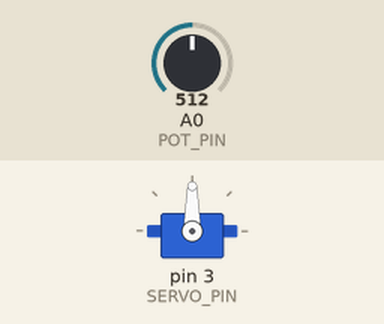
A sketch run on a simulated Arduino Uno, built with avr-gcc and run on an emulated ATmega328P. Parts: servo. The inputs (shaded band) are chosen by the test bench; at power-on: A0 (POT_PIN) = 512.

Above: at 1.2 s.
1.3 s: A0 (POT_PIN) set to 716
At 1.6 s:
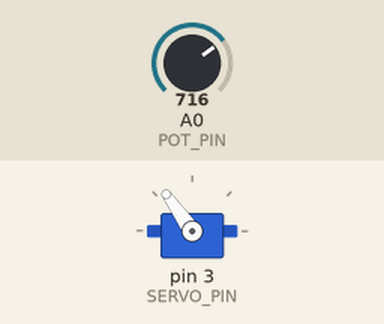
2.8 s: A0 (POT_PIN) set to 900
At 3.8 s:
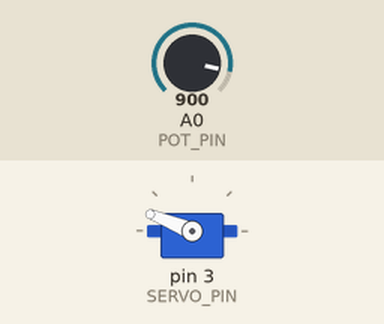
4.3 s: A0 (POT_PIN) set to 1023
At 5.2 s:
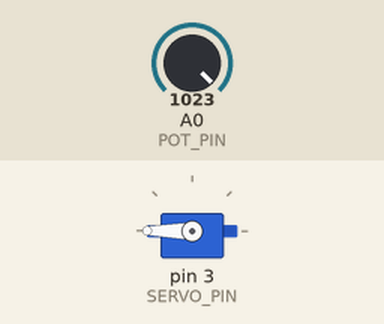
5.8 s: A0 (POT_PIN) set to 306
At 6.1 s:
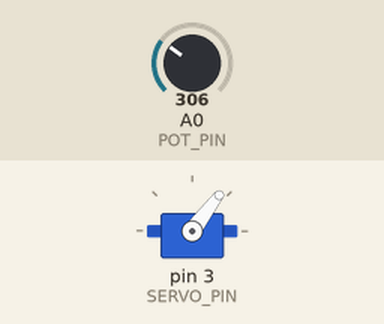
7.3 s: A0 (POT_PIN) set to 122
At 8.7 s:
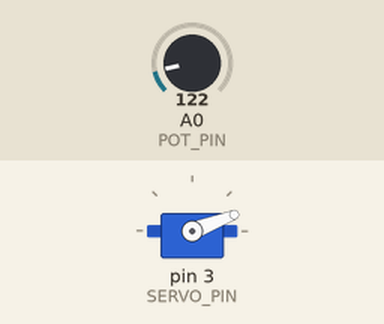
Timing chart, 0 to 9.8 s (numbered marks = the images above; inputs shaded):
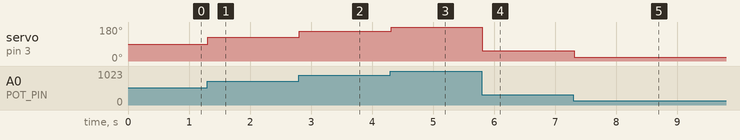

Measured:
- after the input at 1.3 s, servo on pin 3 (SERVO_PIN): 90° → 125° at once
- after the input at 2.8 s, servo on pin 3 (SERVO_PIN): 125° → 158° at once
- after the input at 4.3 s, servo on pin 3 (SERVO_PIN): 158° → 180° at once
- after the input at 5.8 s, servo on pin 3 (SERVO_PIN): 180° → 53° at once
- after the input at 7.3 s, servo on pin 3 (SERVO_PIN): 53° → 21° at once

The sketch:

06.servoMotor.ino
```cpp
/*
  Author: Andrew Yong Ly

  Learning Intention:
  The students will connect and control a positional servo motor with the Servo library.

  Success Criteria:
    1.  I understand how to connect the servo motor (Grove connector, signal on D3)
    2.  I can manually write different degrees of movement to the servo
    3.  I can map a potentiometer to a servo and control its movement
    4.  I understand the servo's angle is set by the width of each timed pulse
        sent from the microcontroller (the Servo library handles this)

  Hardware:
    Servo          -> Grove connector to D3 (yellow = signal)
    Potentiometer  -> A0
    Small servos can run from the shield's 5V. Larger servos need external power
    with a common ground (you will do this properly in 08.motorFundamentals).

  Optional breadboard reference:
    Bootcamp-servoMotor.png shows the same servo hand-wired without a Grove connector.

  Library setup (once):
    Open the bridge web interface, go to the Libraries tab, search for
    "Servo" (by Arduino) and install it. That provides the #include <Servo.h>
    used below.

  Documentation:
    https://www.sparkfun.com/servos
    https://github.com/arduino-libraries/Servo  <-- We are still using this library
*/

#include <Servo.h>

const int SERVO_PIN = 3;  // Grove connector to D3 (PWM capable)
const int POT_PIN = A0;   // Grove Potentiometer on A0

Servo myServo;

void setup() {
  myServo.attach(SERVO_PIN);   // servo signal on D3
  myServo.write(90);           // move to the middle
}

void loop() {
  int potValue = analogRead(A0);         // read pot value: 0 to 1023
  int angle = map(potValue, 0, 1023, 0, 180);  // scale to 0 to 180
  myServo.write(angle);                  // set servo angle
  delay(15);                             // wait for servo to move
}
```
